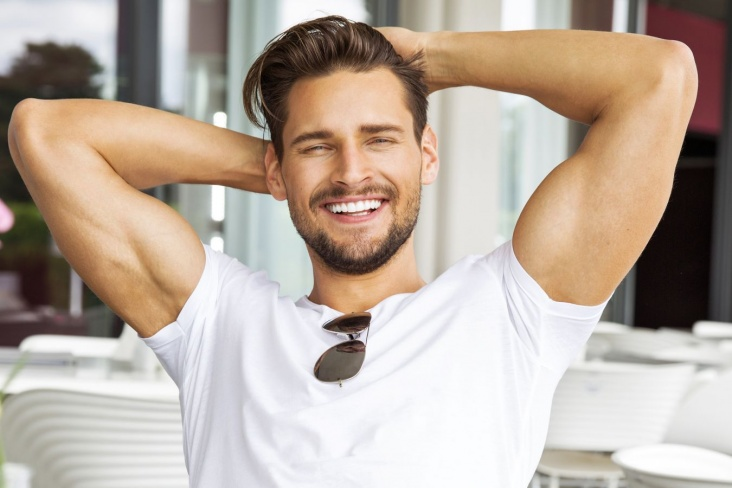
#> input picture face_9.jpg, 732 x 488 px
$ python just_test_6.py
#> lines starting #> are read from the running program, lines starting #| are printed output that depends on the picture
from deepface import DeepFace
import cv2
import os
os.environ["TF_ENABLE_ONEDNN_OPTS"] = "0"


# Указываем путь к изображениям
image_path_1 = "face_9.jpg"
image_path_2 = "face_4.jpg"  # Путь ко второму изображению для сравнения


# Загружаем изображения с проверкой
image_1 = cv2.imread(image_path_1)
#> image_1 is the input picture: shape (488, 732, 3); mean B, G, R 160.7, 172.7, 187
image_2 = cv2.imread(image_path_2)
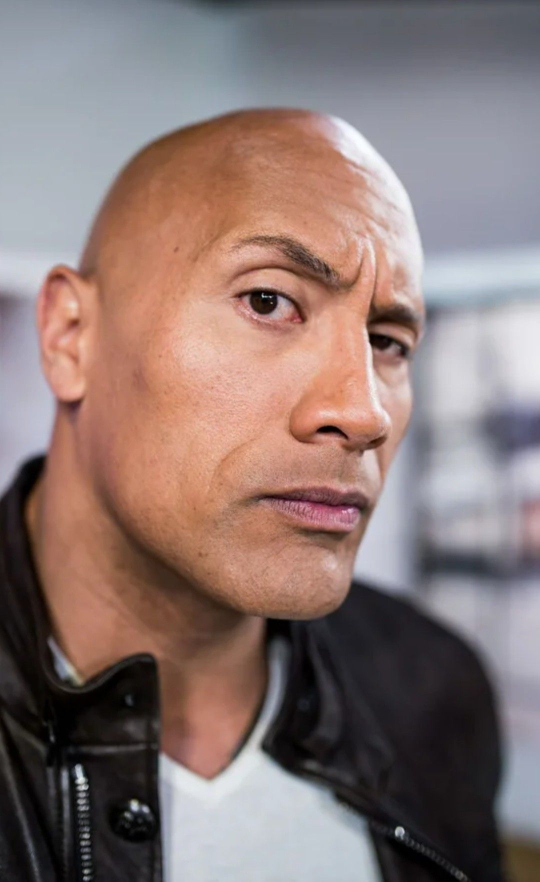
#> input picture face_4.jpg, 1080 x 1763 px (shown at 1/2 size)
#> image_2 is the input picture: shape (1763, 1080, 3); mean B, G, R 116, 119.4, 138.6

if image_1 is None or image_2 is None:
    print("Ошибка: одно или оба изображения не найдены по указанным путям.")
    exit()


# Изменяем размер изображений для консистентности
image_1 = cv2.resize(image_1, (224, 224))  # Например, до 224x224 для моделей
#> image_1: shape (224, 224, 3)
image_2 = cv2.resize(image_2, (224, 224))
#> image_2: shape (224, 224, 3)

# Применяем размытие
image_1 = cv2.GaussianBlur(image_1, (5, 5), 0)
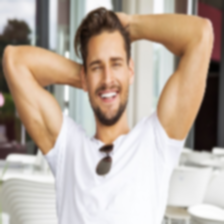
#> image_1: shape (224, 224, 3); mean B, G, R 160.6, 172.6, 186.9
image_2 = cv2.GaussianBlur(image_2, (5, 5), 0)
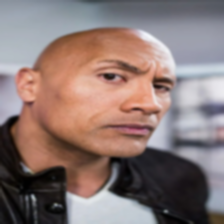
#> image_2: shape (224, 224, 3); mean B, G, R 115.9, 119.3, 138.5

# Преобразуем изображения в оттенки серого
image_1_gray = cv2.cvtColor(image_1, cv2.COLOR_BGR2GRAY)
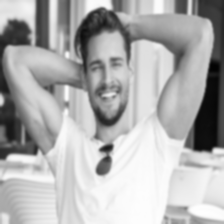
#> image_1_gray: shape (224, 224); min 3, max 254, mean 175.5
image_2_gray = cv2.cvtColor(image_2, cv2.COLOR_BGR2GRAY)
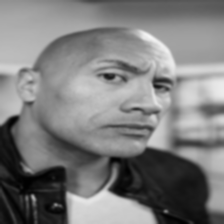
#> image_2_gray: shape (224, 224); min 1, max 246, mean 124.7

# Применяем выравнивание гистограммы
image_1_eq = cv2.equalizeHist(image_1_gray)
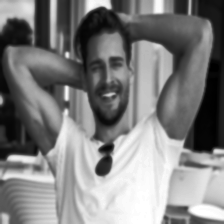
#> image_1_eq: shape (224, 224); min 0, max 255, mean 128.3
image_2_eq = cv2.equalizeHist(image_2_gray)
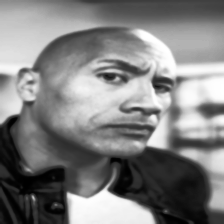
#> image_2_eq: shape (224, 224); min 0, max 255, mean 128.1

# Устанавливаем пути к файлам классификаторов
face_cascade_path = os.path.join("haarcascades", "haarcascade_frontalface_default.xml")
eye_cascade_path = os.path.join("haarcascades", "haarcascade_eye.xml")


# Проверяем, что файлы классификаторов существуют
if not os.path.exists(face_cascade_path) or not os.path.exists(eye_cascade_path):
    print("Ошибка: файлы классификаторов не найдены.")
    exit()

# Загружаем классификаторы вручную
face_cascade = cv2.CascadeClassifier(face_cascade_path)
eye_cascade = cv2.CascadeClassifier(eye_cascade_path)

# Сравниваем два изображения с параметром enforce_detection=False
#> (the run stopped early here; a loop or call above may not have finished)
